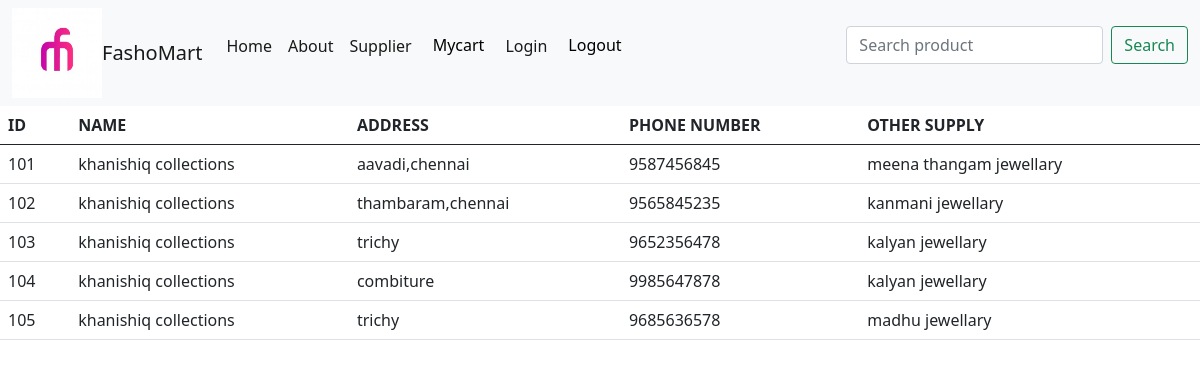
/viewdet, run on the app's committed database.
### tables this page shows
CREATE TABLE "supdet1" (
	"sid"	INTEGER UNIQUE,
	"sname"	TEXT,
	"saddress"	TEXT,
	"sphone"	INTEGER,
	"othersupply"	TEXT
);

### app.py (the view)
@app.route('/viewdet', methods=['POST', 'GET'])
def viewdet():
  conn = sqlite3.connect('JewelManagement.db',check_same_thread=False)
  conn.row_factory = sqlite3.Row
  cur = conn.cursor()
  cur.execute("select * from supdet1")
  rows = cur.fetchall()
  for a in rows:
    print(a)
  return render_template("supdet.html",rows = rows)

### templates/supdet.html (shortened to what this page needs)
<html>
    <head>
        <link rel="stylesheet" href="supdet.css">
        <link href="bootstrap.min.css" rel="stylesheet">
        <link href="bootstrap-grid.min.css" rel="stylesheet">
        <link rel="stylesheet" href="https://use.fontawesome.com/releases/v5.7.0/css/all.css"
>
        <link rel="stylesheet" href="{{ url_for('static', filename='css/supdet.css') }}">
        <link rel="stylesheet" href="{{ url_for('static', filename='css/bootstrap.min.css') }}">
        <link rel="stylesheet" href="{{ url_for('static', filename='css/bootstrap-grid.min.css') }}">
    </head>
    <body>
      <nav class="navbar navbar-expand-lg navbar-light bg-light">
        <div class="container-fluid">
            <img src="static\css\logo.jpg" alt="" width="90" height="90" class="d-inline-block align-text-top">
          <a class="navbar-brand" href="{{ url_for('home') }}">FashoMart</a>
          <div class="collapse navbar-collapse" id="navbarScroll">
            <ul class="navbar-nav me-auto my-2 my-lg-0 navbar-nav-scroll" style="--bs-scroll-height: 100px;">
              <li class="nav-item">
                <a class="nav-link active" aria-current="page" href="{{ url_for('home') }}">Home</a>
              </li>
              <li class="nav-item">
                <a class="nav-link active" href="{{ url_for('aboutus') }}">About</a>
              </li>
              <li class="nav-item">
                <a class="nav-link active" href="{{ url_for('supplier') }}">Supplier</a>
              </li>
              <li class="nav-item">
                <form action="newcart"  METHOD="POST">
                  <input type="submit" value="Mycart" class="btn btn-light"></input>
                </form>
              </li>
              <li class="nav-item">
                <a class="nav-link active" href="{{ url_for('login') }}">Login</a>
              </li>
              <li class="nav-item">
                <form action="logout"  METHOD="POST">
                  <input type="submit" value="Logout" class="btn btn-light"></input>
                </form>
              </li>
            </ul>
            <form class="d-flex">
              <input class="form-control me-2" type="search" placeholder="Search product" aria-label="Search">
              <button class="btn btn-outline-success" type="submit">Search</button>
            </form>
          </div>
        </div>
      </nav>
          <form action="viewdet"  METHOD="POST" >
            <table class="table">
              <thead class="thead-light">
                <tr>
                  <th scope="col">ID</th>
                  <th scope="col">NAME</th>
                  <th scope="col">ADDRESS</th>
                  <th scope="col">PHONE NUMBER</th>
                  <th scope="col">OTHER SUPPLY</th>
                </tr>
              </thead>
              <tbody>
                {% for row in rows %}
                <tr>
                    <td>{{row["sid"]}}</td>
                    <td>{{row["sname"]}}</td>
                    <td>{{row["saddress"]}}</td>
                    <td>{{row["sphone"]}}</td>
                    <td>{{row["othersupply"]}}</td>
                </tr>
                {% endfor %}
              </tbody>
            </table>
            </form>
    </body>
</html>

### data on the page
supdet1: sid "101", sname "khanishiq collections", saddress "aavadi,chennai", sphone "9587456845", othersupply "meena thangam jewellary"
supdet1: sid "102", sname "khanishiq collections", saddress "thambaram,chennai", sphone "9565845235", othersupply "kanmani jewellary"
supdet1: sid "103", sname "khanishiq collections", saddress "trichy", sphone "9652356478", othersupply "kalyan jewellary"
supdet1: sid "104", sname "khanishiq collections", saddress "combiture", sphone "9985647878", othersupply "kalyan jewellary"
supdet1: sid "105", sname "khanishiq collections", saddress "trichy", sphone "9685636578", othersupply "madhu jewellary"
